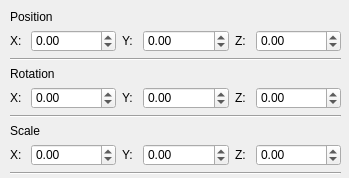
<?xml version="1.0" encoding="UTF-8"?>
<ui version="4.0">
 <class>ui_AGTransformPanel</class>
 <widget class="QWidget" name="ui_AGTransformPanel">
  <property name="windowModality">
   <enum>Qt::NonModal</enum>
  </property>
  <property name="geometry">
   <rect>
    <x>0</x>
    <y>0</y>
    <width>349</width>
    <height>178</height>
   </rect>
  </property>
  <property name="minimumSize">
   <size>
    <width>349</width>
    <height>178</height>
   </size>
  </property>
  <property name="maximumSize">
   <size>
    <width>349</width>
    <height>178</height>
   </size>
  </property>
  <property name="windowTitle">
   <string>TransformPanel</string>
  </property>
  <widget class="QWidget" name="verticalLayoutWidget">
   <property name="geometry">
    <rect>
     <x>10</x>
     <y>10</y>
     <width>331</width>
     <height>164</height>
    </rect>
   </property>
   <layout class="QVBoxLayout" name="verticalLayout">
    <item>
     <widget class="QLabel" name="label">
      <property name="text">
       <string>Position</string>
      </property>
     </widget>
    </item>
    <item>
     <layout class="QHBoxLayout" name="lineLayoutPos">
      <item>
       <widget class="QLabel" name="lblPosX">
        <property name="maximumSize">
         <size>
          <width>15</width>
          <height>16777215</height>
         </size>
        </property>
        <property name="text">
         <string>X:</string>
        </property>
       </widget>
      </item>
      <item>
       <widget class="QDoubleSpinBox" name="spinBoxPosX">
        <property name="minimum">
         <double>-64000.000000000000000</double>
        </property>
        <property name="maximum">
         <double>64000.000000000000000</double>
        </property>
        <property name="singleStep">
         <double>0.100000000000000</double>
        </property>
       </widget>
      </item>
      <item>
       <widget class="QLabel" name="lblPosY">
        <property name="maximumSize">
         <size>
          <width>15</width>
          <height>16777215</height>
         </size>
        </property>
        <property name="text">
         <string>Y:</string>
        </property>
       </widget>
      </item>
      <item>
       <widget class="QDoubleSpinBox" name="spinBoxPosY">
        <property name="minimum">
         <double>-64000.000000000000000</double>
        </property>
        <property name="maximum">
         <double>64000.000000000000000</double>
        </property>
        <property name="singleStep">
         <double>0.100000000000000</double>
        </property>
        <property name="value">
         <double>0.000000000000000</double>
        </property>
       </widget>
      </item>
      <item>
       <widget class="QLabel" name="lblPosZ">
        <property name="maximumSize">
         <size>
          <width>15</width>
          <height>16777215</height>
         </size>
        </property>
        <property name="text">
         <string>Z:</string>
        </property>
       </widget>
      </item>
      <item>
       <widget class="QDoubleSpinBox" name="spinBoxPosZ">
        <property name="minimum">
         <double>-64000.000000000000000</double>
        </property>
        <property name="maximum">
         <double>64000.000000000000000</double>
        </property>
        <property name="singleStep">
         <double>0.100000000000000</double>
        </property>
       </widget>
      </item>
     </layout>
    </item>
    <item>
     <widget class="Line" name="line">
      <property name="orientation">
       <enum>Qt::Horizontal</enum>
      </property>
     </widget>
    </item>
    <item>
     <widget class="QLabel" name="label_2">
      <property name="text">
       <string>Rotation</string>
      </property>
     </widget>
    </item>
    <item>
     <layout class="QHBoxLayout" name="lineLayoutRot">
      <item>
       <widget class="QLabel" name="lblRotX">
        <property name="maximumSize">
         <size>
          <width>15</width>
          <height>16777215</height>
         </size>
        </property>
        <property name="text">
         <string>X:</string>
        </property>
       </widget>
      </item>
      <item>
       <widget class="QDoubleSpinBox" name="spinBoxRotX">
        <property name="minimum">
         <double>-64000.000000000000000</double>
        </property>
        <property name="maximum">
         <double>64000.000000000000000</double>
        </property>
        <property name="singleStep">
         <double>0.100000000000000</double>
        </property>
       </widget>
      </item>
      <item>
       <widget class="QLabel" name="lblRotY">
        <property name="maximumSize">
         <size>
          <width>15</width>
          <height>16777215</height>
         </size>
        </property>
        <property name="text">
         <string>Y:</string>
        </property>
       </widget>
      </item>
      <item>
       <widget class="QDoubleSpinBox" name="spinBoxRotY">
        <property name="minimum">
         <double>-64000.000000000000000</double>
        </property>
        <property name="maximum">
         <double>64000.000000000000000</double>
        </property>
        <property name="singleStep">
         <double>0.100000000000000</double>
        </property>
        <property name="value">
         <double>0.000000000000000</double>
        </property>
       </widget>
      </item>
      <item>
       <widget class="QLabel" name="lblRotZ">
        <property name="maximumSize">
         <size>
          <width>15</width>
          <height>16777215</height>
         </size>
        </property>
        <property name="text">
         <string>Z:</string>
        </property>
       </widget>
      </item>
      <item>
       <widget class="QDoubleSpinBox" name="spinBoxRotZ">
        <property name="minimum">
         <double>-64000.000000000000000</double>
        </property>
        <property name="maximum">
         <double>64000.000000000000000</double>
        </property>
        <property name="singleStep">
         <double>0.100000000000000</double>
        </property>
       </widget>
      </item>
     </layout>
    </item>
    <item>
     <widget class="Line" name="line_2">
      <property name="orientation">
       <enum>Qt::Horizontal</enum>
      </property>
     </widget>
    </item>
    <item>
     <widget class="QLabel" name="label_3">
      <property name="text">
       <string>Scale</string>
      </property>
     </widget>
    </item>
    <item>
     <layout class="QHBoxLayout" name="lineLayoutScale">
      <item>
       <widget class="QLabel" name="lblScaleX">
        <property name="maximumSize">
         <size>
          <width>15</width>
          <height>16777215</height>
         </size>
        </property>
        <property name="text">
         <string>X:</string>
        </property>
       </widget>
      </item>
      <item>
       <widget class="QDoubleSpinBox" name="spinBoxScaleX">
        <property name="minimum">
         <double>-64000.000000000000000</double>
        </property>
        <property name="maximum">
         <double>64000.000000000000000</double>
        </property>
        <property name="singleStep">
         <double>0.100000000000000</double>
        </property>
       </widget>
      </item>
      <item>
       <widget class="QLabel" name="lblScaleY">
        <property name="maximumSize">
         <size>
          <width>15</width>
          <height>16777215</height>
         </size>
        </property>
        <property name="text">
         <string>Y:</string>
        </property>
       </widget>
      </item>
      <item>
       <widget class="QDoubleSpinBox" name="spinBoxScaleY">
        <property name="minimum">
         <double>-64000.000000000000000</double>
        </property>
        <property name="maximum">
         <double>64000.000000000000000</double>
        </property>
        <property name="singleStep">
         <double>0.100000000000000</double>
        </property>
        <property name="value">
         <double>0.000000000000000</double>
        </property>
       </widget>
      </item>
      <item>
       <widget class="QLabel" name="lblScaleZ">
        <property name="maximumSize">
         <size>
          <width>15</width>
          <height>16777215</height>
         </size>
        </property>
        <property name="text">
         <string>Z:</string>
        </property>
       </widget>
      </item>
      <item>
       <widget class="QDoubleSpinBox" name="spinBoxScaleZ">
        <property name="minimum">
         <double>-64000.000000000000000</double>
        </property>
        <property name="maximum">
         <double>64000.000000000000000</double>
        </property>
        <property name="singleStep">
         <double>0.100000000000000</double>
        </property>
       </widget>
      </item>
     </layout>
    </item>
    <item>
     <widget class="Line" name="line_3">
      <property name="orientation">
       <enum>Qt::Horizontal</enum>
      </property>
     </widget>
    </item>
   </layout>
  </widget>
 </widget>
 <resources/>
 <connections/>
</ui>
